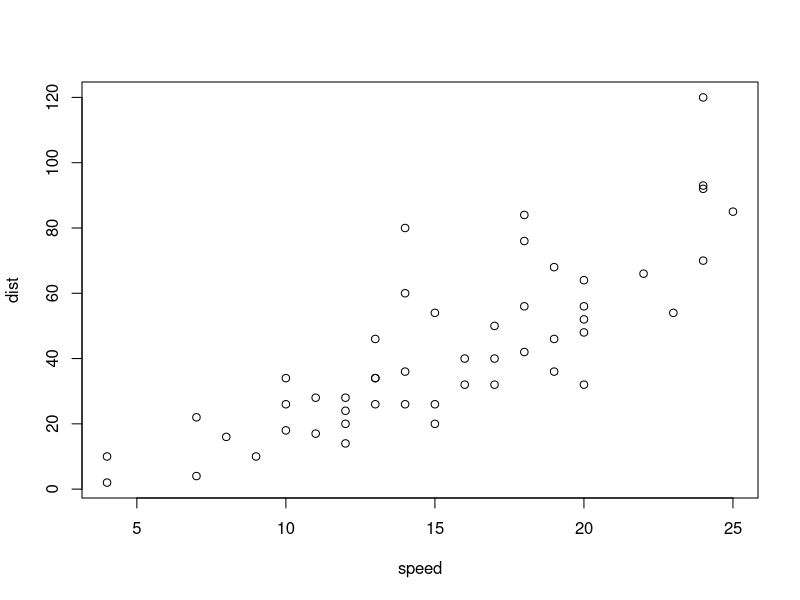
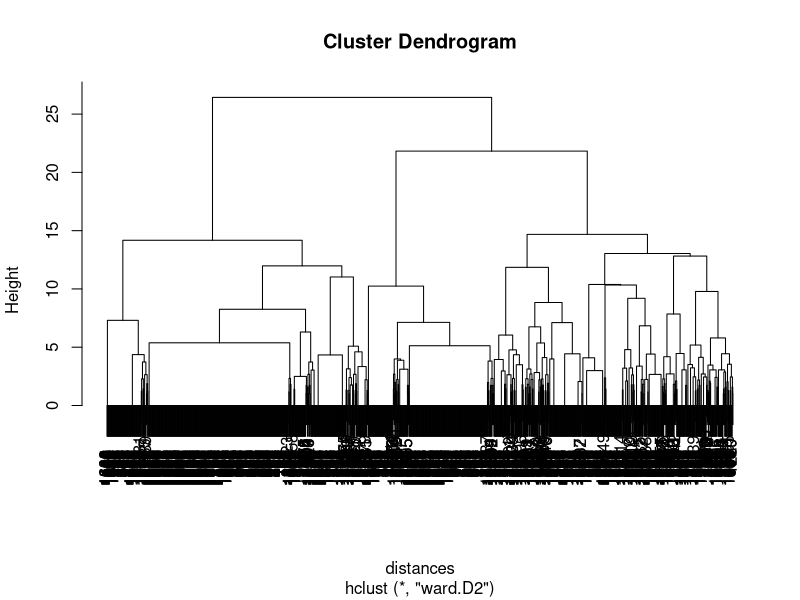

Reproduce these figures in R, in order.
## ---- chunk 1
plot(cars)
## ---- chunk 2
Films = read.csv('Films.csv')
str(Films)
summary(Films)
## ---- chunk 3
distances = dist(Films[5:22], method ='euclidean')

## ---- chunk 4
RHFilms = hclust(distances , method = "ward.D2")
plot(RHFilms)
## ---- chunk 5

